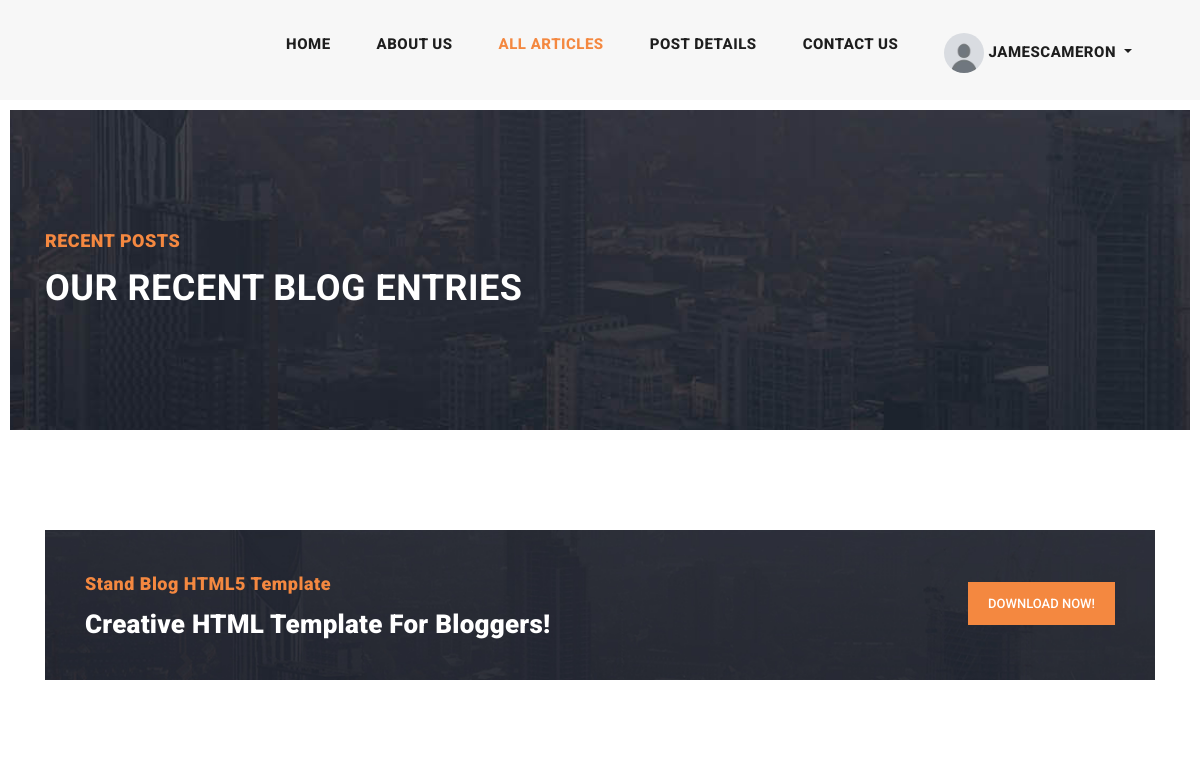
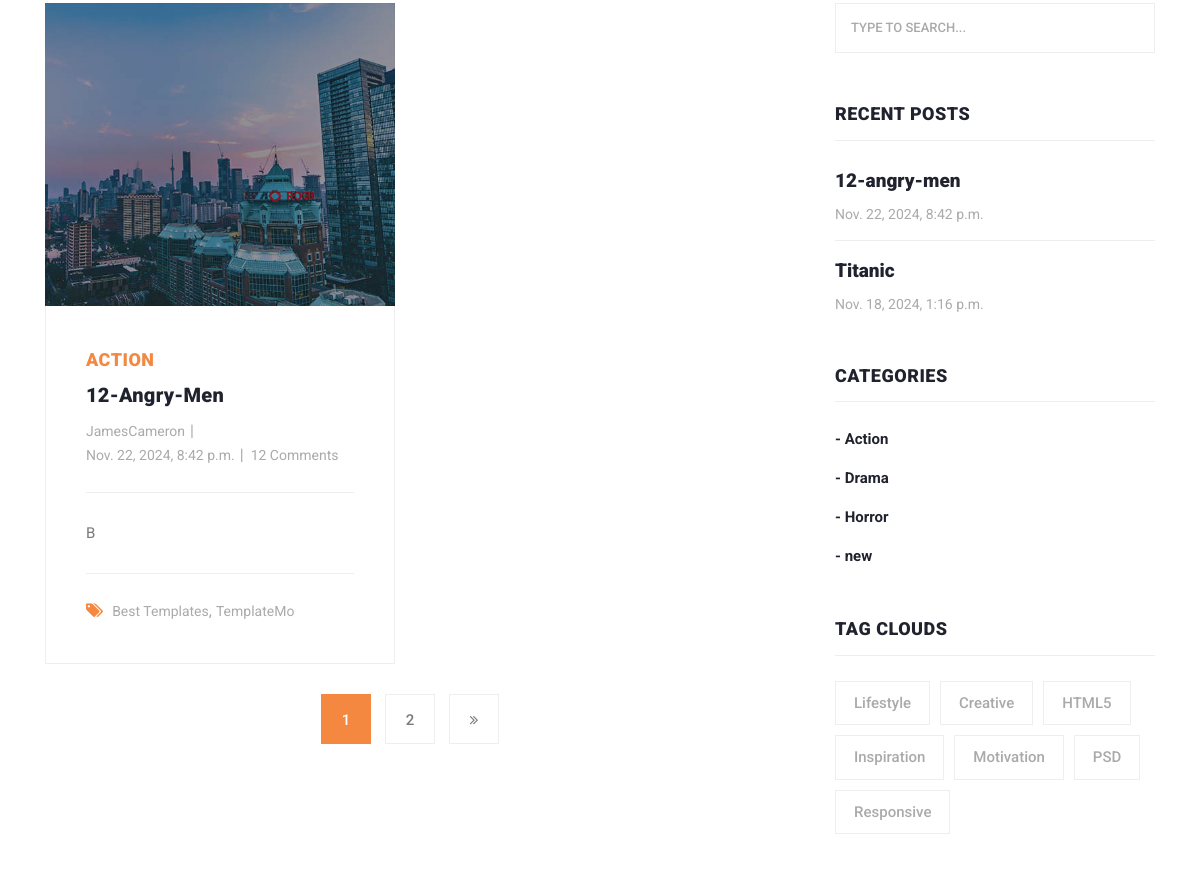
The app's page /articles/list (signed in, upper part), older data (2 pictures, top to bottom).
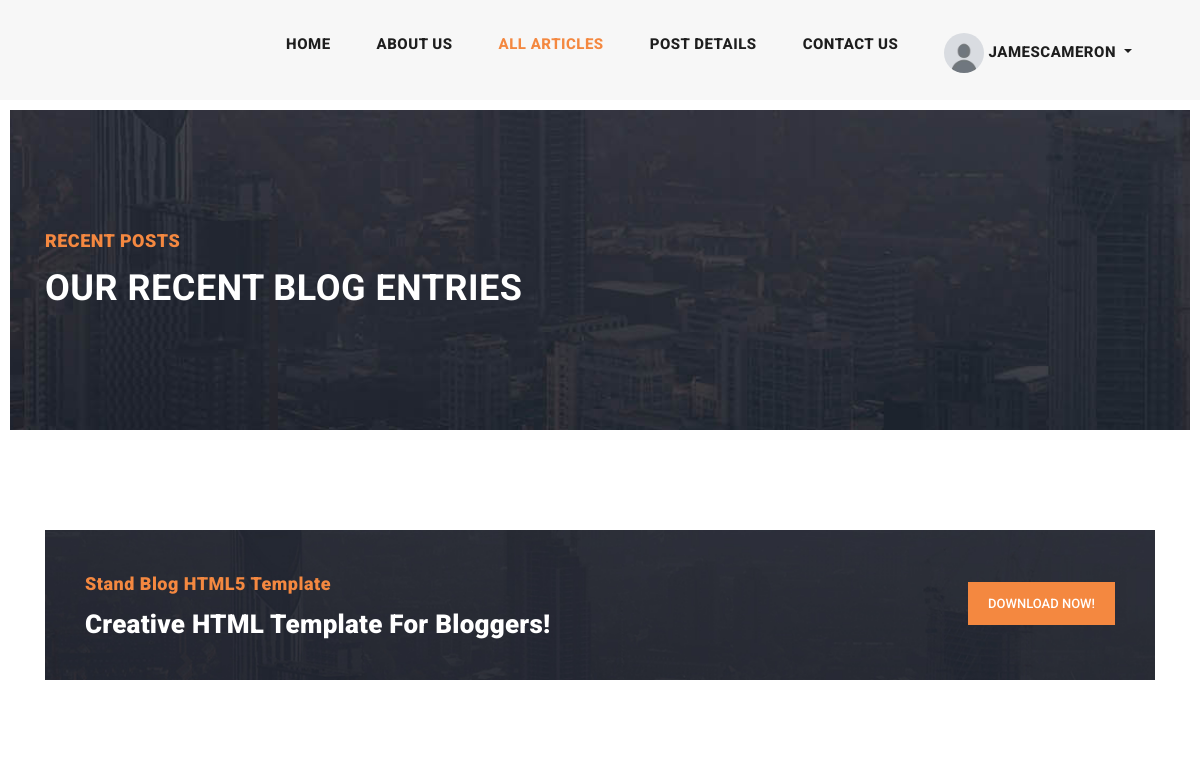
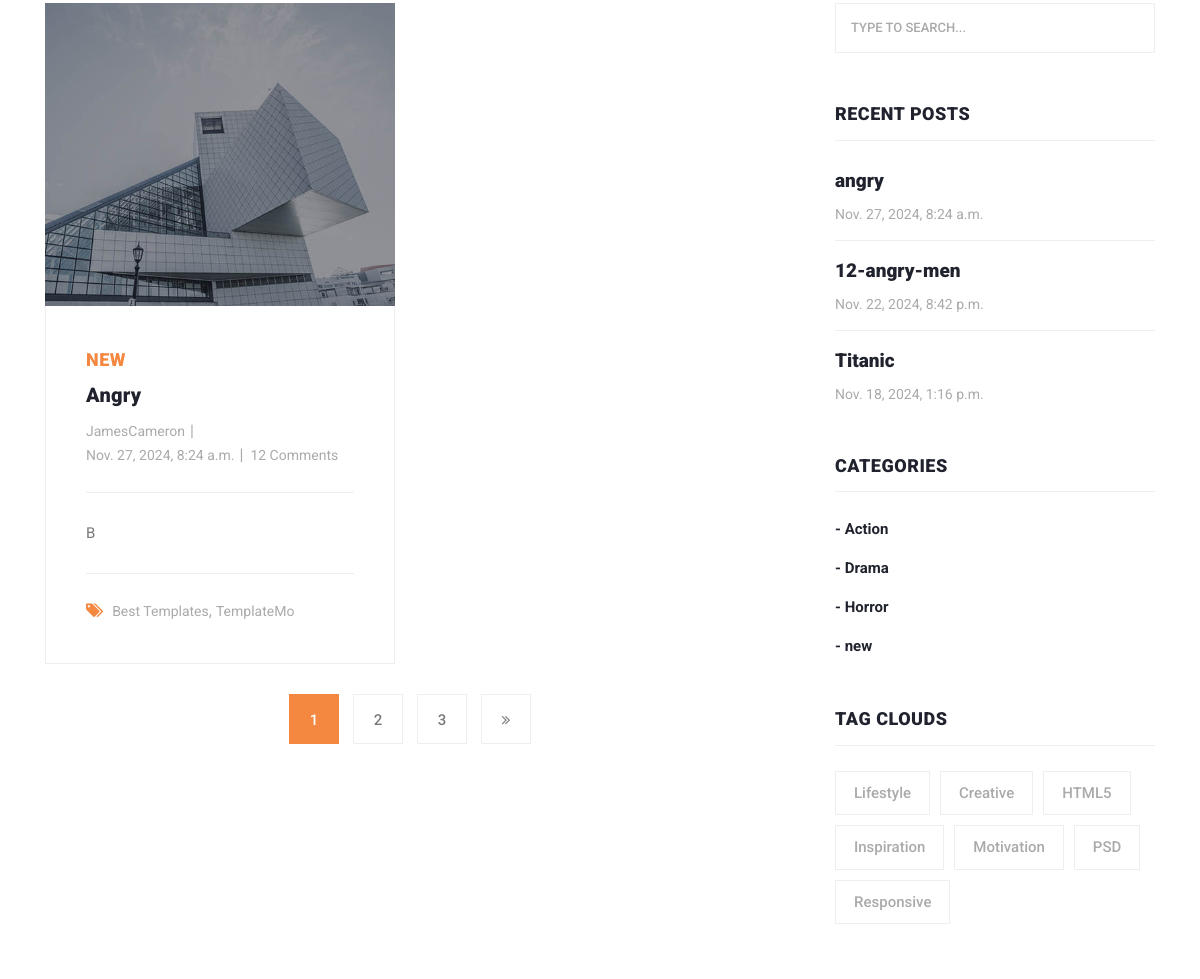
The same page, newer data (2 pictures, top to bottom).
### blog/models.py (models this page shows, shortened)
class Article(models.Model):
    CHOICES = (
        ('A','PYTHON'),
        ('B','DJANGO')
    )
    author = models.ForeignKey(User, on_delete=models.CASCADE)
    category = models.ManyToManyField(Category,related_name='articles')
    title = models.CharField(max_length=70,help_text='enter title',unique=True)
    body = models.TextField(choices=CHOICES)
    image = models.ImageField(upload_to='images/articles',unique_for_date='pop_date')
    created = models.DateTimeField(auto_now_add=True)
    updated = models.DateTimeField(auto_now=True)
    pop_date = models.DateField(default=timezone.now())
    floatfield = models.FloatField(default=0)
    myfile = models.FileField(null=True,upload_to='files/articles')
    status = models.BooleanField(default=False)
    objects = models.Manager()
    custom = ArticleManager()
    slug = models.SlugField(unique=True,null=True,blank=True)
    class Meta:
        ordering = ['-updated',]
        verbose_name = 'post'

class Category(models.Model):
    name = models.CharField(max_length=50)
    created = models.DateTimeField(auto_now_add=True)
    slug = models.SlugField(unique=True,null=False,default='')
    def __str__(self):
        return self.name

### blog/views.py (the view)
# urls.py: path('list',views.article_list,name='list'),
def article_list(request):
    articles = Article.objects.all()
    paginator = Paginator(articles, 1)
    page = request.GET.get('page')
    object_list = paginator.get_page(page)
    return render(request,'blog/article_list.html', context={'articles':object_list})

### context_processors/context_processors.py (called while the page is built)
def recent_articles(request):
    from blog.models import Article, Category
    recent_articles = Article.objects.order_by('-created')
    categories = Category.objects.all()
    return  {'recent_articles': recent_articles,'categories': categories}

### blog/templates/blog/article_list.html (shortened to what the changed rows need)
{% extends "base.html" %}
{% load static %}
{% block content %}
    <div class="heading-page header-text">
        <section class="page-heading">
            <div class="container">
                <div class="row">
                    <div class="col-lg-12">
                        <div class="text-content">
                            <h2>Our Recent Blog Entries</h2>
                        </div>
                    </div>
                </div>
            </div>
        </section>
    </div>
    <section class="blog-posts grid-system">
        <div class="container">
            <div class="row">
                <div class="col-lg-8">
                    <div class="all-blog-posts">
                        <div class="row">
                            {% for article in articles %}
                                <div class="col-lg-6">
                                    <div class="blog-post">
                                        <div class="blog-thumb">
                                            <img src={{ article.image.url }} alt="">
                                        </div>
                                        <div class="down-content">
                                            <span>{{ article.category.all.first }}</span>
                                            <a href="post-details.html"><h4>{{ article.title }}</h4></a>
                                            <ul class="post-info">
                                                <li><a href="#">{{ article.author }}</a></li>
                                                <li><a href="#">{{ article.created }}</a></li>
                                                <li><a href="#">12 Comments</a></li>
                                            </ul>
                                            <p>{{ article.body }}</p>
                                            <div class="post-options">
                                                <div class="row">
                                                    <div class="col-lg-12">
                                                        <ul class="post-tags">
                                                            <li><i class="fa fa-tags"></i></li>
                                                            <li><a href="#">Best Templates</a>,</li>
                                                            <li><a href="#">TemplateMo</a></li>
                                                        </ul>
                                                    </div>
                                                </div>
                                            </div>
                                        </div>
                                    </div>
                                </div>
                            {% endfor %}
                            <div class="col-lg-12">
                                {% if articles.has_other_pages %}
                                    <ul class="page-numbers">
                                        {% for i in articles.paginator.page_range %}
                                            {% if articles.number == i %}
                                                <li class="active"><a href="?page={{ i }}{% if request.GET.q %}&q={{ request.GET.q }}{% endif %}">{{ i }}</a></li>
                                            {% else %}
                                                <li><a href="?page={{ i }}{% if request.GET.q %}&q={{ request.GET.q }}{% endif %}">{{ i }}</a></li>
                                            {% endif %}
                                        {% endfor %}
                                    </ul>
                                {% endif %}
                            </div>
                        </div>
                    </div>
                </div>
                {% include 'includes/sidebar.html' %}
            </div>
        </div>
    </section>
{% endblock %}

### templates/includes/sidebar.html
{% load static %}
<div class="col-lg-4">
    <div class="sidebar">
        <div class="row">
            <div class="col-lg-12">
                <div class="sidebar-item search">
                    <form id="search_form" name="gs" method="GET" action="{% url 'blog:search' %}">
                        <input type="text" name="q" class="searchText" placeholder="type to search..."
                               autocomplete="on">
                    </form>
                </div>
            </div>
            <div class="col-lg-12">
                <div class="sidebar-item recent-posts">
                    <div class="sidebar-heading">
                        <h2>Recent Posts</h2>
                    </div>
                    <div class="content">
                        <ul>
                            {% for article in recent_articles %}
                                <li><a href="{% url 'blog:article_detail' article.slug %}">
                                    <h5>{{ article.title }}</h5>
                                    <span>{{ article.created }}</span>
                                </a></li>
                            {% endfor %}
                        </ul>
                    </div>
                </div>
            </div>
            <div class="col-lg-12">
                <div class="sidebar-item categories">
                    <div class="sidebar-heading">
                        <h2>Categories</h2>
                    </div>
                    <div class="content">
                        <ul>
                            {% for cat in categories %}
                                <li><a href="{% url 'blog:category_list' cat.slug %}">- {{ cat.name }} </a></li>
                            {% endfor %}
                        </ul>
                    </div>
                </div>
            </div>
            <div class="col-lg-12">
                <div class="sidebar-item tags">
                    <div class="sidebar-heading">
                        <h2>Tag Clouds</h2>
                    </div>
                    <div class="content">
                        <ul>
                            <li><a href="#">Lifestyle</a></li>
                            <li><a href="#">Creative</a></li>
                            <li><a href="#">HTML5</a></li>
                            <li><a href="#">Inspiration</a></li>
                            <li><a href="#">Motivation</a></li>
                            <li><a href="#">PSD</a></li>
                            <li><a href="#">Responsive</a></li>
                        </ul>
                    </div>
                </div>
            </div>
        </div>
    </div>
</div>

Row changes from the older to the newer data that the page shows:
no longer on one of the page's lists (row unchanged): Article: category.all.first "ACTION", title "12-Angry-Men", author "JamesCameron", created "Nov. 22, 2024, 8:42 p.m.", body "B"
added Article: image (picture), category.all.first "NEW", title "Angry", author "JamesCameron", created "Nov. 27, 2024, 8:24 a.m.", body "B", title "angry"
Text that changed along with them:
new list line: "3"
